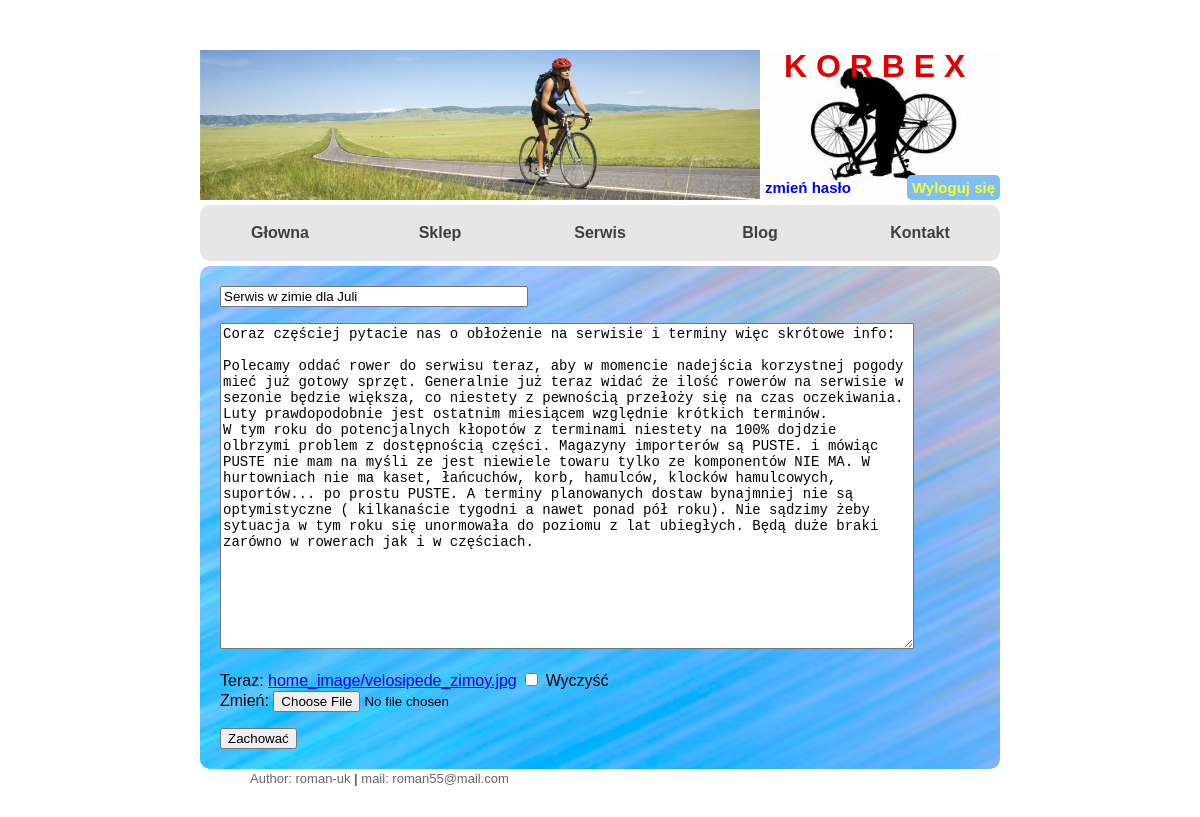
The page /home/update/42 (signed in) on the database as committed earlier.
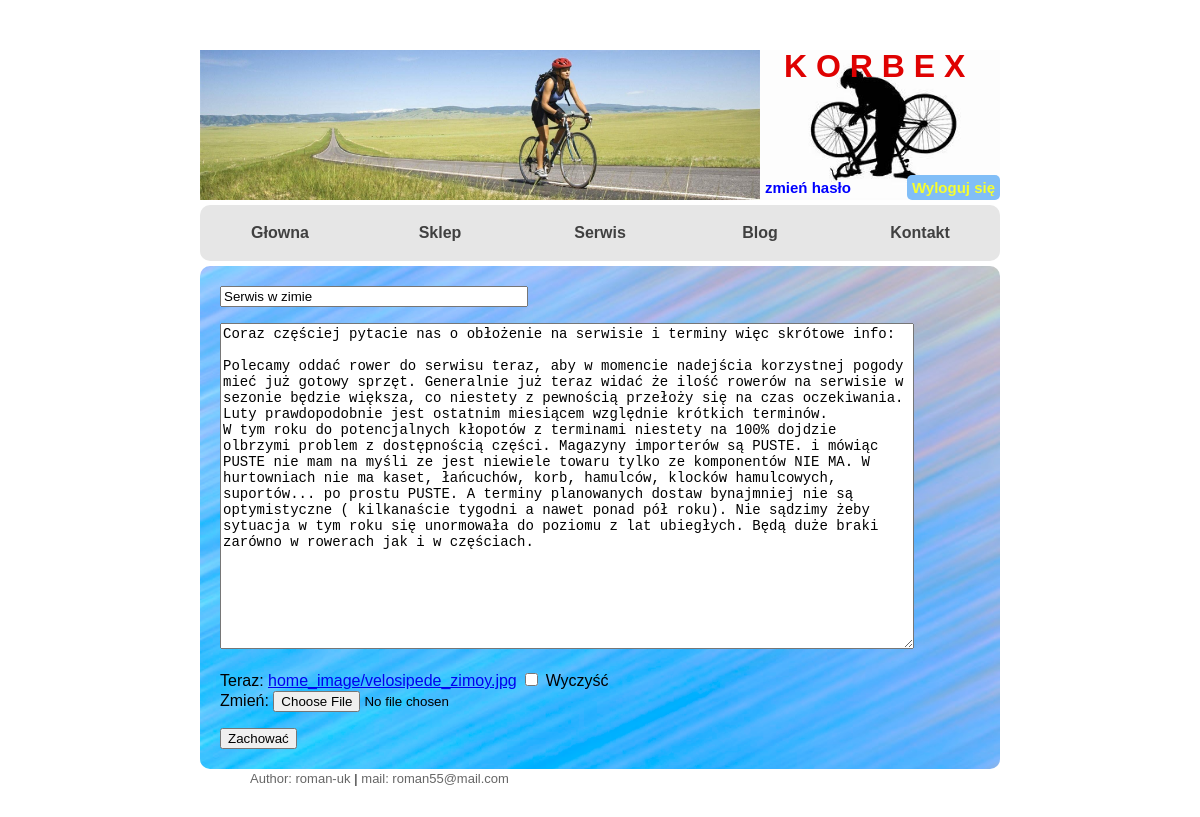
The same page on the database as committed later.
### korbex/models.py (models this page shows, shortened)
class HomeContent(models.Model):
    title = models.CharField(max_length=50, unique=True)
    content = models.TextField(help_text="input your text")
    image = models.ImageField(null=True, blank=True, upload_to='home_image')
    data_add = models.DateTimeField(auto_now=True, null=True, blank=True)

### korbex/views.py (the view)
# urls.py: path('home/update/<int:pk>', views.UpdateHome.as_view(), name='home_update'),
class UpdateHome(LoginRequiredMixin, UpdateView):
    model = HomeContent
    form_class = HomeContentForm
    template_name = 'korbex/home_create.html'
    success_url = reverse_lazy('home_p')

### korbex/forms.py
class HomeContentForm(forms.ModelForm):
    class Meta:
        model = HomeContent
        fields = ['title', 'content', 'image']
        widgets = {
            'title': forms.TextInput(attrs={
                'placeholder': 'Tytuł artykułu',
                'style': 'width: 300px'
            }),
            'content': forms.Textarea(attrs={
                'cols': 80, 'rows': 20,
                'placeholder': 'Treść artykułu',
                'style': 'font-size: 14px'
            })
        }

### korbex/templates/korbex/home_create.html (shortened to what this page needs)
{% extends "./index.html" %}
{% load static %}
{% block content %}
<div style="width: 100%" class="content-home">
<form  method="post" enctype='multipart/form-data'>
    <p>{{ form.title}}</p><br>
    <p>{{ form.content }}</p><br>
    <p>{{ form.image }}</p><br>
    <input type="submit" value="Zachować" />
</form>
</div>
{% endblock %}

Rows that differ between the two databases and show on the page:
changed HomeContent: title "Serwis w zimie dla Juli" → "Serwis w zimie"
